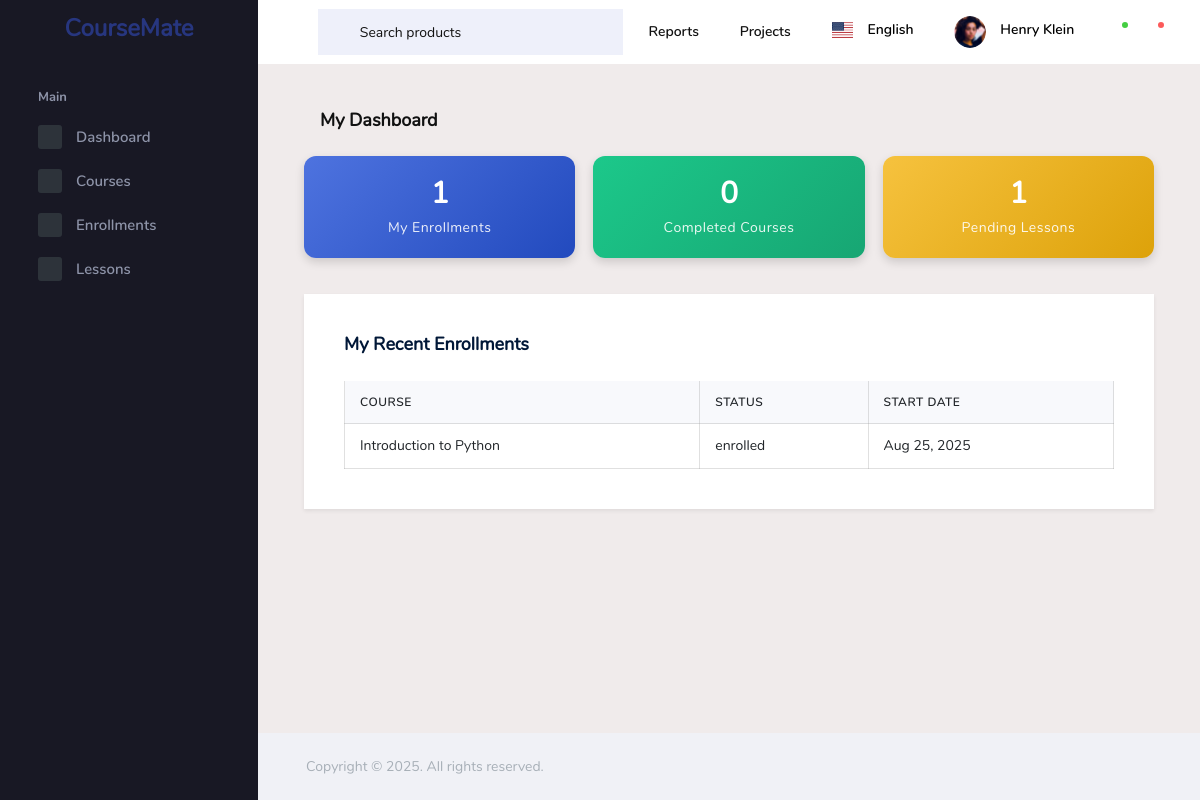
Before: /students/student-dashboard/ (signed in) with the older database file.
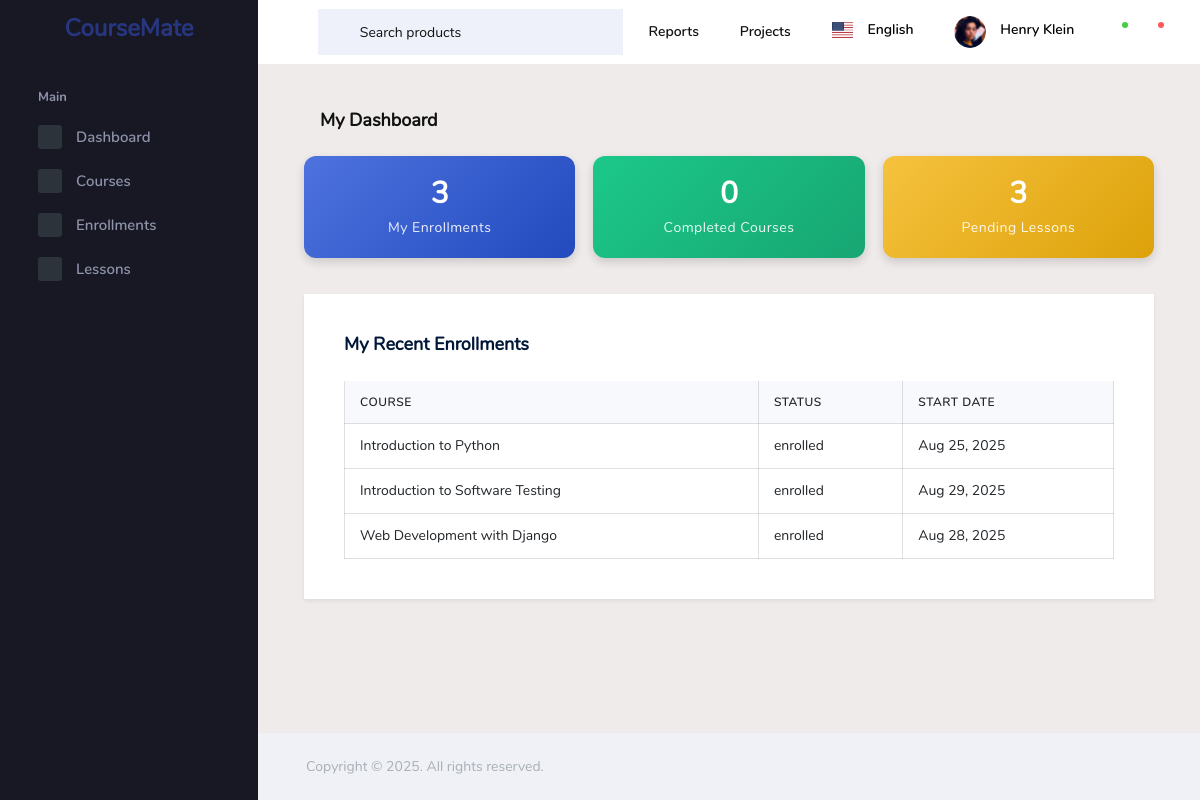
After: the same page with the newer database file.
### student_record/models.py (models this page shows, shortened)
class Enrollment(models.Model):
    student = models.ForeignKey(Student, on_delete=models.CASCADE, related_name='enrollments')
    course = models.ForeignKey(Course, on_delete=models.CASCADE, related_name='enrollments')
    enrolled_on = models.DateField(auto_now_add=True)
    status = models.CharField(max_length=20, choices=[('enrolled','Enrolled'), ('completed','Completed'), ('dropped','Dropped')], default='enrolled')
    start_date = models.DateField(blank=True, null=True, default=None)
    fee_at_enrollment = models.PositiveBigIntegerField(blank=True, null=True)
    roll_number = models.CharField(max_length=20, blank=True, editable=False, unique=True)

class Course(models.Model):
    title = models.CharField(max_length=100)
    description = models.TextField(max_length=600)
    fees = models.PositiveBigIntegerField()
    duration = models.PositiveIntegerField(help_text="Duration in weeks", default=3)
    level = models.CharField(
        max_length=20,
        choices=[('beginner','Beginner'), ('intermediate','Intermediate'), ('advanced','Advanced')],
        default='beginner'
    )
    course_code = models.CharField(max_length=10, unique=True, blank=True)

### student_record/views.py (the view)
# urls.py: path('student-dashboard/', views.student_dashboard, name='student_dashboard'),
def student_dashboard(request):
    profile = request.user.profile
    student = Student.objects.get(user=request.user)
    all_enrollments = Enrollment.objects.filter(student=student).order_by('-enrolled_on')
    completed_course_ids = all_enrollments.filter(status='completed').values_list('course_id', flat=True)
    pending_lessons_count = Lesson.objects.filter(
    course__enrollments__student=student
     ).exclude(
      course_id__in=completed_course_ids
     ).count()
    my_enrollments = all_enrollments[:5]
    context = {
    'my_enrollments_count': all_enrollments.count(),
    'completed_courses_count': all_enrollments.filter(status='completed').count(),
    'pending_lessons_count': pending_lessons_count,
    'my_recent_enrollments': my_enrollments,
            }
    return render(request, 'pages/student_dashboard.html', context)

### templates/pages/student_dashboard.html (shortened to what this page needs)
{% extends "base.html" %}
{% load widget_tweaks %}
{% block content %}
<div class="page-header">
    <h3 class="page-title">My Dashboard</h3>
</div>
<div class="row">
    <div class="col-md-4 col-sm-6">
        <div class="card-stats">
            <h3>{{ my_enrollments_count }}</h3>
            <p>My Enrollments</p>
        </div>
    </div>
    <div class="col-md-4 col-sm-6">
        <div class="card-stats" style="background: linear-gradient(135deg, #1cc88a, #17a673);">
            <h3>{{ completed_courses_count }}</h3>
            <p>Completed Courses</p>
        </div>
    </div>
    <div class="col-md-4 col-sm-6">
        <div class="card-stats" style="background: linear-gradient(135deg, #f6c23e, #dda20a);">
            <h3>{{ pending_lessons_count }}</h3>
            <p>Pending Lessons</p>
        </div>
    </div>
</div>
<div class="row mt-3">
    <div class="col-12">
        <div class="card shadow-sm">
            <div class="card-body">
                <h4 class="card-title">My Recent Enrollments</h4>
                <div class="table-responsive">
                    <table class="table table-bordered table-hover">
                        <thead>
                            <tr>
                                <th>Course</th>
                                <th>Status</th>
                                <th>Start Date</th>
                            </tr>
                        </thead>
                        <tbody>
                            {% for enrollment in my_recent_enrollments %}
                            <tr>
                                <td>{{ enrollment.course.title }}</td>
                                <td>{{ enrollment.status }}</td>
                                <td>{{ enrollment.start_date|date:"M d, Y" }}</td>
                            </tr>
                            {% empty %}
                            <tr>
                                <td colspan="4" class="text-center text-muted">No enrollments yet</td>
                            </tr>
                            {% endfor %}
                        </tbody>
                    </table>
                </div>
            </div>
        </div>
    </div>
</div>
{% endblock %}

Changed rows visible on the page:
added Enrollment: course "Introduction to Software Testing", status "enrolled", start_date "Aug 29, 2025"
added Enrollment: course "Web Development with Django", status "enrolled", start_date "Aug 28, 2025"
Other visible differences:
{{ my_enrollments_count }}: "1" → "3"
{{ pending_lessons_count }}: "1" → "3"
